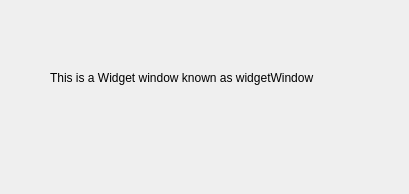
<?xml version="1.0" encoding="UTF-8"?>
<ui version="4.0">
 <class>Form</class>
 <widget class="QWidget" name="Form">
  <property name="geometry">
   <rect>
    <x>0</x>
    <y>0</y>
    <width>409</width>
    <height>194</height>
   </rect>
  </property>
  <property name="windowTitle">
   <string>Form</string>
  </property>
  <widget class="QLabel" name="label">
   <property name="geometry">
    <rect>
     <x>50</x>
     <y>70</y>
     <width>301</width>
     <height>16</height>
    </rect>
   </property>
   <property name="text">
    <string>This is a Widget window known as widgetWindow</string>
   </property>
  </widget>
 </widget>
 <resources/>
 <connections/>
</ui>
